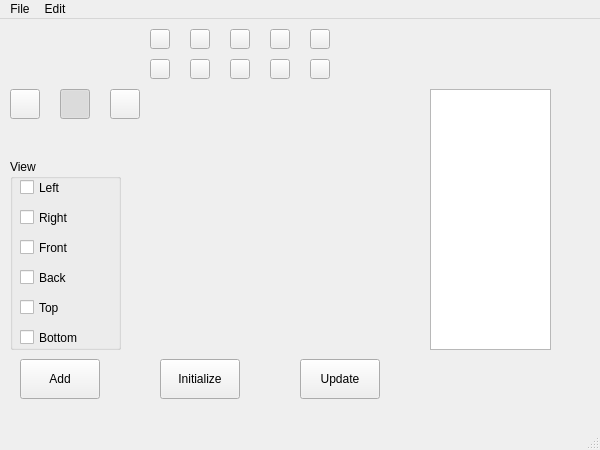
<?xml version="1.0" encoding="UTF-8"?>
<ui version="4.0">
 <class>PaintWindow</class>
 <widget class="QMainWindow" name="PaintWindow">
  <property name="geometry">
   <rect>
    <x>0</x>
    <y>0</y>
    <width>600</width>
    <height>450</height>
   </rect>
  </property>
  <property name="windowTitle">
   <string>Paint View</string>
  </property>
  <widget class="QWidget" name="centralwidget">
   <widget class="QPushButton" name="AddButton">
    <property name="geometry">
     <rect>
      <x>20</x>
      <y>340</y>
      <width>80</width>
      <height>40</height>
     </rect>
    </property>
    <property name="text">
     <string>Add</string>
    </property>
   </widget>
   <widget class="QPushButton" name="InitializeButton">
    <property name="geometry">
     <rect>
      <x>160</x>
      <y>340</y>
      <width>80</width>
      <height>40</height>
     </rect>
    </property>
    <property name="text">
     <string>Initialize</string>
    </property>
   </widget>
   <widget class="QPushButton" name="UpdateButton">
    <property name="geometry">
     <rect>
      <x>300</x>
      <y>340</y>
      <width>80</width>
      <height>40</height>
     </rect>
    </property>
    <property name="text">
     <string>Update</string>
    </property>
   </widget>
   <widget class="QGroupBox" name="ViewBox">
    <property name="geometry">
     <rect>
      <x>10</x>
      <y>140</y>
      <width>111</width>
      <height>191</height>
     </rect>
    </property>
    <property name="title">
     <string>View</string>
    </property>
    <widget class="QCheckBox" name="leftButton">
     <property name="geometry">
      <rect>
       <x>10</x>
       <y>20</y>
       <width>82</width>
       <height>17</height>
      </rect>
     </property>
     <property name="text">
      <string>Left</string>
     </property>
    </widget>
    <widget class="QCheckBox" name="rightButton">
     <property name="geometry">
      <rect>
       <x>10</x>
       <y>50</y>
       <width>70</width>
       <height>17</height>
      </rect>
     </property>
     <property name="text">
      <string>Right</string>
     </property>
    </widget>
    <widget class="QCheckBox" name="frontButton">
     <property name="geometry">
      <rect>
       <x>10</x>
       <y>80</y>
       <width>70</width>
       <height>17</height>
      </rect>
     </property>
     <property name="text">
      <string>Front</string>
     </property>
    </widget>
    <widget class="QCheckBox" name="backButton">
     <property name="geometry">
      <rect>
       <x>10</x>
       <y>110</y>
       <width>70</width>
       <height>17</height>
      </rect>
     </property>
     <property name="text">
      <string>Back</string>
     </property>
    </widget>
    <widget class="QCheckBox" name="topButton">
     <property name="geometry">
      <rect>
       <x>10</x>
       <y>140</y>
       <width>70</width>
       <height>17</height>
      </rect>
     </property>
     <property name="text">
      <string>Top</string>
     </property>
    </widget>
    <widget class="QCheckBox" name="bottomButton">
     <property name="geometry">
      <rect>
       <x>10</x>
       <y>170</y>
       <width>70</width>
       <height>17</height>
      </rect>
     </property>
     <property name="text">
      <string>Bottom</string>
     </property>
    </widget>
   </widget>
   <widget class="QWidget" name="horizontalLayoutWidget">
    <property name="geometry">
     <rect>
      <x>150</x>
      <y>70</y>
      <width>261</width>
      <height>261</height>
     </rect>
    </property>
    <layout class="QHBoxLayout" name="horizontalLayout">
     <item>
      <widget class="QLabel" name="Canvas">
       <property name="enabled">
        <bool>true</bool>
       </property>
       <property name="minimumSize">
        <size>
         <width>256</width>
         <height>256</height>
        </size>
       </property>
       <property name="maximumSize">
        <size>
         <width>256</width>
         <height>256</height>
        </size>
       </property>
       <property name="pixmap">
        <pixmap>multiview/Blank.png</pixmap>
       </property>
      </widget>
     </item>
    </layout>
   </widget>
   <widget class="QLabel" name="leftThumbnail">
    <property name="enabled">
     <bool>true</bool>
    </property>
    <property name="geometry">
     <rect>
      <x>20</x>
      <y>430</y>
      <width>36</width>
      <height>36</height>
     </rect>
    </property>
    <property name="text">
     <string notr="true"/>
    </property>
    <property name="pixmap">
     <pixmap>multiview/Blank.png</pixmap>
    </property>
    <property name="scaledContents">
     <bool>true</bool>
    </property>
   </widget>
   <widget class="QPushButton" name="eraserButton">
    <property name="geometry">
     <rect>
      <x>10</x>
      <y>70</y>
      <width>30</width>
      <height>30</height>
     </rect>
    </property>
    <property name="sizePolicy">
     <sizepolicy hsizetype="Fixed" vsizetype="Fixed">
      <horstretch>0</horstretch>
      <verstretch>0</verstretch>
     </sizepolicy>
    </property>
    <property name="minimumSize">
     <size>
      <width>30</width>
      <height>30</height>
     </size>
    </property>
    <property name="maximumSize">
     <size>
      <width>30</width>
      <height>30</height>
     </size>
    </property>
    <property name="text">
     <string/>
    </property>
    <property name="icon">
     <iconset>
      <normaloff>icons/eraser.png</normaloff>icons/eraser.png</iconset>
    </property>
    <property name="checkable">
     <bool>true</bool>
    </property>
   </widget>
   <widget class="QPushButton" name="penButton">
    <property name="geometry">
     <rect>
      <x>60</x>
      <y>70</y>
      <width>30</width>
      <height>30</height>
     </rect>
    </property>
    <property name="sizePolicy">
     <sizepolicy hsizetype="Fixed" vsizetype="Fixed">
      <horstretch>0</horstretch>
      <verstretch>0</verstretch>
     </sizepolicy>
    </property>
    <property name="minimumSize">
     <size>
      <width>30</width>
      <height>30</height>
     </size>
    </property>
    <property name="maximumSize">
     <size>
      <width>30</width>
      <height>30</height>
     </size>
    </property>
    <property name="text">
     <string/>
    </property>
    <property name="icon">
     <iconset>
      <normaloff>icons/pencil.png</normaloff>icons/pencil.png</iconset>
    </property>
    <property name="checkable">
     <bool>true</bool>
    </property>
    <property name="checked">
     <bool>true</bool>
    </property>
   </widget>
   <widget class="QPushButton" name="colorButton_1">
    <property name="geometry">
     <rect>
      <x>150</x>
      <y>10</y>
      <width>20</width>
      <height>20</height>
     </rect>
    </property>
    <property name="sizePolicy">
     <sizepolicy hsizetype="Fixed" vsizetype="Fixed">
      <horstretch>0</horstretch>
      <verstretch>0</verstretch>
     </sizepolicy>
    </property>
    <property name="minimumSize">
     <size>
      <width>20</width>
      <height>20</height>
     </size>
    </property>
    <property name="maximumSize">
     <size>
      <width>20</width>
      <height>13</height>
     </size>
    </property>
    <property name="styleSheet">
     <string notr="true"/>
    </property>
    <property name="text">
     <string/>
    </property>
   </widget>
   <widget class="QPushButton" name="colorButton_2">
    <property name="geometry">
     <rect>
      <x>190</x>
      <y>10</y>
      <width>20</width>
      <height>20</height>
     </rect>
    </property>
    <property name="sizePolicy">
     <sizepolicy hsizetype="Fixed" vsizetype="Fixed">
      <horstretch>0</horstretch>
      <verstretch>0</verstretch>
     </sizepolicy>
    </property>
    <property name="minimumSize">
     <size>
      <width>20</width>
      <height>20</height>
     </size>
    </property>
    <property name="maximumSize">
     <size>
      <width>20</width>
      <height>13</height>
     </size>
    </property>
    <property name="styleSheet">
     <string notr="true"/>
    </property>
    <property name="text">
     <string/>
    </property>
   </widget>
   <widget class="QPushButton" name="colorButton_3">
    <property name="geometry">
     <rect>
      <x>230</x>
      <y>10</y>
      <width>20</width>
      <height>20</height>
     </rect>
    </property>
    <property name="sizePolicy">
     <sizepolicy hsizetype="Fixed" vsizetype="Fixed">
      <horstretch>0</horstretch>
      <verstretch>0</verstretch>
     </sizepolicy>
    </property>
    <property name="minimumSize">
     <size>
      <width>20</width>
      <height>20</height>
     </size>
    </property>
    <property name="maximumSize">
     <size>
      <width>20</width>
      <height>13</height>
     </size>
    </property>
    <property name="styleSheet">
     <string notr="true"/>
    </property>
    <property name="text">
     <string/>
    </property>
   </widget>
   <widget class="QPushButton" name="colorButton_4">
    <property name="geometry">
     <rect>
      <x>270</x>
      <y>10</y>
      <width>20</width>
      <height>20</height>
     </rect>
    </property>
    <property name="sizePolicy">
     <sizepolicy hsizetype="Fixed" vsizetype="Fixed">
      <horstretch>0</horstretch>
      <verstretch>0</verstretch>
     </sizepolicy>
    </property>
    <property name="minimumSize">
     <size>
      <width>20</width>
      <height>20</height>
     </size>
    </property>
    <property name="maximumSize">
     <size>
      <width>20</width>
      <height>13</height>
     </size>
    </property>
    <property name="styleSheet">
     <string notr="true"/>
    </property>
    <property name="text">
     <string/>
    </property>
   </widget>
   <widget class="QPushButton" name="colorButton_5">
    <property name="geometry">
     <rect>
      <x>310</x>
      <y>10</y>
      <width>20</width>
      <height>20</height>
     </rect>
    </property>
    <property name="sizePolicy">
     <sizepolicy hsizetype="Fixed" vsizetype="Fixed">
      <horstretch>0</horstretch>
      <verstretch>0</verstretch>
     </sizepolicy>
    </property>
    <property name="minimumSize">
     <size>
      <width>20</width>
      <height>20</height>
     </size>
    </property>
    <property name="maximumSize">
     <size>
      <width>20</width>
      <height>13</height>
     </size>
    </property>
    <property name="styleSheet">
     <string notr="true"/>
    </property>
    <property name="text">
     <string/>
    </property>
   </widget>
   <widget class="QPushButton" name="colorButton_6">
    <property name="geometry">
     <rect>
      <x>150</x>
      <y>40</y>
      <width>20</width>
      <height>20</height>
     </rect>
    </property>
    <property name="sizePolicy">
     <sizepolicy hsizetype="Fixed" vsizetype="Fixed">
      <horstretch>0</horstretch>
      <verstretch>0</verstretch>
     </sizepolicy>
    </property>
    <property name="minimumSize">
     <size>
      <width>20</width>
      <height>20</height>
     </size>
    </property>
    <property name="maximumSize">
     <size>
      <width>20</width>
      <height>13</height>
     </size>
    </property>
    <property name="styleSheet">
     <string notr="true"/>
    </property>
    <property name="text">
     <string/>
    </property>
   </widget>
   <widget class="QPushButton" name="colorButton_7">
    <property name="geometry">
     <rect>
      <x>190</x>
      <y>40</y>
      <width>20</width>
      <height>20</height>
     </rect>
    </property>
    <property name="sizePolicy">
     <sizepolicy hsizetype="Fixed" vsizetype="Fixed">
      <horstretch>0</horstretch>
      <verstretch>0</verstretch>
     </sizepolicy>
    </property>
    <property name="minimumSize">
     <size>
      <width>20</width>
      <height>20</height>
     </size>
    </property>
    <property name="maximumSize">
     <size>
      <width>20</width>
      <height>13</height>
     </size>
    </property>
    <property name="styleSheet">
     <string notr="true"/>
    </property>
    <property name="text">
     <string/>
    </property>
   </widget>
   <widget class="QPushButton" name="colorButton_8">
    <property name="geometry">
     <rect>
      <x>230</x>
      <y>40</y>
      <width>20</width>
      <height>20</height>
     </rect>
    </property>
    <property name="sizePolicy">
     <sizepolicy hsizetype="Fixed" vsizetype="Fixed">
      <horstretch>0</horstretch>
      <verstretch>0</verstretch>
     </sizepolicy>
    </property>
    <property name="minimumSize">
     <size>
      <width>20</width>
      <height>20</height>
     </size>
    </property>
    <property name="maximumSize">
     <size>
      <width>20</width>
      <height>13</height>
     </size>
    </property>
    <property name="styleSheet">
     <string notr="true"/>
    </property>
    <property name="text">
     <string/>
    </property>
   </widget>
   <widget class="QPushButton" name="colorButton_9">
    <property name="geometry">
     <rect>
      <x>270</x>
      <y>40</y>
      <width>20</width>
      <height>20</height>
     </rect>
    </property>
    <property name="sizePolicy">
     <sizepolicy hsizetype="Fixed" vsizetype="Fixed">
      <horstretch>0</horstretch>
      <verstretch>0</verstretch>
     </sizepolicy>
    </property>
    <property name="minimumSize">
     <size>
      <width>20</width>
      <height>20</height>
     </size>
    </property>
    <property name="maximumSize">
     <size>
      <width>20</width>
      <height>13</height>
     </size>
    </property>
    <property name="styleSheet">
     <string notr="true"/>
    </property>
    <property name="text">
     <string/>
    </property>
   </widget>
   <widget class="QPushButton" name="colorButton_10">
    <property name="geometry">
     <rect>
      <x>310</x>
      <y>40</y>
      <width>20</width>
      <height>20</height>
     </rect>
    </property>
    <property name="sizePolicy">
     <sizepolicy hsizetype="Fixed" vsizetype="Fixed">
      <horstretch>0</horstretch>
      <verstretch>0</verstretch>
     </sizepolicy>
    </property>
    <property name="minimumSize">
     <size>
      <width>20</width>
      <height>20</height>
     </size>
    </property>
    <property name="maximumSize">
     <size>
      <width>20</width>
      <height>13</height>
     </size>
    </property>
    <property name="styleSheet">
     <string notr="true"/>
    </property>
    <property name="text">
     <string/>
    </property>
   </widget>
   <widget class="QLabel" name="rightThumbnail">
    <property name="geometry">
     <rect>
      <x>20</x>
      <y>480</y>
      <width>36</width>
      <height>36</height>
     </rect>
    </property>
    <property name="text">
     <string/>
    </property>
    <property name="pixmap">
     <pixmap>multiview/Blank.png</pixmap>
    </property>
    <property name="scaledContents">
     <bool>true</bool>
    </property>
   </widget>
   <widget class="QLabel" name="frontThumbnail">
    <property name="geometry">
     <rect>
      <x>20</x>
      <y>530</y>
      <width>36</width>
      <height>36</height>
     </rect>
    </property>
    <property name="text">
     <string/>
    </property>
    <property name="pixmap">
     <pixmap>multiview/Blank.png</pixmap>
    </property>
    <property name="scaledContents">
     <bool>true</bool>
    </property>
   </widget>
   <widget class="QLabel" name="backThumbnail">
    <property name="geometry">
     <rect>
      <x>20</x>
      <y>580</y>
      <width>36</width>
      <height>36</height>
     </rect>
    </property>
    <property name="text">
     <string/>
    </property>
    <property name="pixmap">
     <pixmap>multiview/Blank.png</pixmap>
    </property>
    <property name="scaledContents">
     <bool>true</bool>
    </property>
   </widget>
   <widget class="QLabel" name="topThumbnail">
    <property name="geometry">
     <rect>
      <x>20</x>
      <y>630</y>
      <width>36</width>
      <height>36</height>
     </rect>
    </property>
    <property name="text">
     <string/>
    </property>
    <property name="pixmap">
     <pixmap>multiview/Blank.png</pixmap>
    </property>
    <property name="scaledContents">
     <bool>true</bool>
    </property>
   </widget>
   <widget class="QLabel" name="bottomThumbnail">
    <property name="geometry">
     <rect>
      <x>20</x>
      <y>680</y>
      <width>36</width>
      <height>36</height>
     </rect>
    </property>
    <property name="text">
     <string/>
    </property>
    <property name="pixmap">
     <pixmap>multiview/Blank.png</pixmap>
    </property>
   </widget>
   <widget class="QLabel" name="leftlabel">
    <property name="enabled">
     <bool>false</bool>
    </property>
    <property name="geometry">
     <rect>
      <x>70</x>
      <y>440</y>
      <width>47</width>
      <height>13</height>
     </rect>
    </property>
    <property name="text">
     <string>Left</string>
    </property>
   </widget>
   <widget class="QLabel" name="rightlabel">
    <property name="enabled">
     <bool>false</bool>
    </property>
    <property name="geometry">
     <rect>
      <x>70</x>
      <y>490</y>
      <width>47</width>
      <height>13</height>
     </rect>
    </property>
    <property name="text">
     <string>Right</string>
    </property>
   </widget>
   <widget class="QLabel" name="frontlabel">
    <property name="enabled">
     <bool>false</bool>
    </property>
    <property name="geometry">
     <rect>
      <x>70</x>
      <y>540</y>
      <width>47</width>
      <height>13</height>
     </rect>
    </property>
    <property name="text">
     <string>Front</string>
    </property>
   </widget>
   <widget class="QLabel" name="backlabel">
    <property name="enabled">
     <bool>false</bool>
    </property>
    <property name="geometry">
     <rect>
      <x>70</x>
      <y>590</y>
      <width>47</width>
      <height>13</height>
     </rect>
    </property>
    <property name="text">
     <string>Back</string>
    </property>
   </widget>
   <widget class="QLabel" name="toplabel">
    <property name="enabled">
     <bool>false</bool>
    </property>
    <property name="geometry">
     <rect>
      <x>70</x>
      <y>640</y>
      <width>47</width>
      <height>13</height>
     </rect>
    </property>
    <property name="text">
     <string>Top</string>
    </property>
   </widget>
   <widget class="QLabel" name="bottomlabel">
    <property name="enabled">
     <bool>false</bool>
    </property>
    <property name="geometry">
     <rect>
      <x>70</x>
      <y>690</y>
      <width>47</width>
      <height>13</height>
     </rect>
    </property>
    <property name="text">
     <string>Bottom</string>
    </property>
   </widget>
   <widget class="QListWidget" name="ThumbnailListView">
    <property name="geometry">
     <rect>
      <x>430</x>
      <y>70</y>
      <width>121</width>
      <height>261</height>
     </rect>
    </property>
   </widget>
   <widget class="QPushButton" name="fillButton">
    <property name="geometry">
     <rect>
      <x>110</x>
      <y>70</y>
      <width>30</width>
      <height>30</height>
     </rect>
    </property>
    <property name="sizePolicy">
     <sizepolicy hsizetype="Fixed" vsizetype="Fixed">
      <horstretch>0</horstretch>
      <verstretch>0</verstretch>
     </sizepolicy>
    </property>
    <property name="minimumSize">
     <size>
      <width>30</width>
      <height>30</height>
     </size>
    </property>
    <property name="maximumSize">
     <size>
      <width>30</width>
      <height>30</height>
     </size>
    </property>
    <property name="text">
     <string/>
    </property>
    <property name="icon">
     <iconset>
      <normaloff>icons/paint-can.png</normaloff>icons/paint-can.png</iconset>
    </property>
    <property name="checkable">
     <bool>true</bool>
    </property>
    <property name="checked">
     <bool>false</bool>
    </property>
   </widget>
  </widget>
  <widget class="QMenuBar" name="menubar">
   <property name="geometry">
    <rect>
     <x>0</x>
     <y>0</y>
     <width>600</width>
     <height>21</height>
    </rect>
   </property>
   <widget class="QMenu" name="menuOperations">
    <property name="title">
     <string>File</string>
    </property>
    <addaction name="actionNew"/>
    <addaction name="actionOpen"/>
    <addaction name="actionSave"/>
   </widget>
   <widget class="QMenu" name="menuEdit">
    <property name="title">
     <string>Edit</string>
    </property>
    <addaction name="actionClear"/>
   </widget>
   <addaction name="menuOperations"/>
   <addaction name="menuEdit"/>
  </widget>
  <widget class="QStatusBar" name="statusbar"/>
  <action name="actionSave">
   <property name="icon">
    <iconset>
     <normaloff>icons/disk.png</normaloff>icons/disk.png</iconset>
   </property>
   <property name="text">
    <string>Save as Image</string>
   </property>
  </action>
  <action name="actionNew">
   <property name="enabled">
    <bool>true</bool>
   </property>
   <property name="icon">
    <iconset>
     <normaloff>icons/document-image.png</normaloff>icons/document-image.png</iconset>
   </property>
   <property name="text">
    <string>New Image</string>
   </property>
  </action>
  <action name="action3px">
   <property name="text">
    <string>3px</string>
   </property>
  </action>
  <action name="action5px">
   <property name="text">
    <string>5px</string>
   </property>
  </action>
  <action name="action7px">
   <property name="text">
    <string>7px</string>
   </property>
  </action>
  <action name="action9px">
   <property name="text">
    <string>9px</string>
   </property>
  </action>
  <action name="actionBlack">
   <property name="text">
    <string>Black</string>
   </property>
  </action>
  <action name="actionWhite">
   <property name="text">
    <string>White</string>
   </property>
  </action>
  <action name="actionRed">
   <property name="text">
    <string>Red</string>
   </property>
  </action>
  <action name="actionGreen">
   <property name="text">
    <string>Green</string>
   </property>
  </action>
  <action name="actionOpen">
   <property name="icon">
    <iconset>
     <normaloff>icons/blue-folder-open-image.png</normaloff>icons/blue-folder-open-image.png</iconset>
   </property>
   <property name="text">
    <string>Open Image</string>
   </property>
  </action>
  <action name="actionClear">
   <property name="text">
    <string>Clear Image</string>
   </property>
  </action>
 </widget>
 <resources/>
 <connections/>
</ui>
